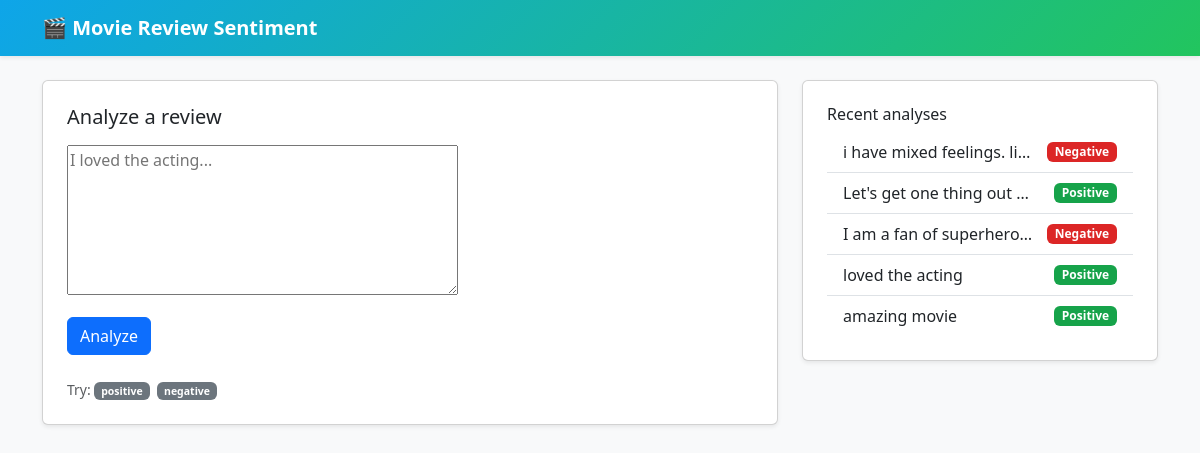
The page / on the database its author committed.
### reviews/models.py (models this page shows, shortened)
class Review(models.Model):
    text = models.TextField()
    predicted_label = models.CharField(max_length=16)
    score = models.FloatField()
    created_at = models.DateTimeField(auto_now_add=True)
    class Meta:
        ordering = ["-created_at"]

### reviews/views.py (the view)
# urls.py: path("", views.index, name="index"),
def index(request: HttpRequest) -> HttpResponse:
    form = ReviewForm()
    recent = Review.objects.all()[:5]
    return render(request, "reviews/index.html", {"form": form, "recent": recent})

### reviews/forms.py
class ReviewForm(forms.Form):
    text = forms.CharField(
        label="Paste your movie review",
        widget=forms.Textarea(
            attrs={"rows": 6, "placeholder": "I loved the acting..."}
        ),
        min_length=10,
        max_length=5000,
    )

### reviews/templates/reviews/index.html (shortened to what this page needs)
{% extends "base.html" %}
{% load static %}
{% block content %}
<div class="row g-4">
    <div class="col-lg-8">
        <div class="card shadow-sm">
            <div class="card-body p-4">
                <h5 class="card-title mb-3">Analyze a review</h5>
                <form id="analyze-form" method="post" action="{% url 'predict' %}"
                      hx-post="{% url 'predict' %}" hx-target="#result" hx-swap="innerHTML">
                    <div class="mb-3">{{ form.text }}</div>
                    <div class="d-flex gap-2 align-items-center">
                        <button class="btn btn-primary" type="submit">Analyze</button>
                    </div>
                </form>
                <div class="mt-4 small text-muted">Try:
                    <span class="badge text-bg-secondary me-1" onclick="fill('An absolute masterpiece with stellar performances.')">positive</span>
                    <span class="badge text-bg-secondary" onclick="fill('Boring plot and wooden acting. Completely disappointing.')">negative</span>
                </div>
            </div>
        </div>
    </div>
    <div class="col-lg-4">
        <div class="card shadow-sm">
            <div class="card-body p-4">
                <h6 class="card-title">Recent analyses</h6>
                <ul class="list-group list-group-flush">
                    {% for r in recent %}
                        <li class="list-group-item d-flex justify-content-between align-items-center">
                            <span class="text-truncate" style="max-width: 70%">{{ r.text|truncatechars:40 }}</span>
                            {% if r.predicted_label == 'Positive' %}
                                <span class="badge badge-pos">{{ r.predicted_label }}</span>
                            {% else %}
                                <span class="badge badge-neg">{{ r.predicted_label }}</span>
                            {% endif %}
                        </li>
                    {% empty %}
                        <li class="list-group-item">No analyses yet.</li>
                    {% endfor %}
                </ul>
            </div>
        </div>
    </div>
</div>
{% endblock %}

### reviews/templates/base.html (shortened to what this page needs)
<!doctype html>
<html lang="en">
    <head>
        <link href="https://cdn.jsdelivr.net/npm/bootstrap@5.3.3/dist/css/bootstrap.min.css" rel="stylesheet" />
    </head>
    <body class="bg-light">
        <nav class="navbar navbar-dark gradient mb-4 shadow-sm">
            <div class="container"><span class="navbar-brand fw-semibold">🎬 Movie Review Sentiment</span></div>
        </nav>
        <main class="container mb-5">{% block content %}{% endblock %}</main>
    </body>
</html>

### reviews/templates/base.html (style rules this page uses)
.gradient { background: linear-gradient(135deg, #0ea5e9 0%, #22c55e 100%); }
.badge-pos { background: #16a34a; }
.badge-neg { background: #dc2626; }

### rows shown on the page
Review: text "i have mixed feelings. li…", predicted_label "Negative"
Review: text "Let's get one thing out…", predicted_label "Positive"
Review: text "I am a fan of superhero…", predicted_label "Negative"
Review: text "loved the acting", predicted_label "Positive"
Review: text "amazing movie", predicted_label "Positive"
